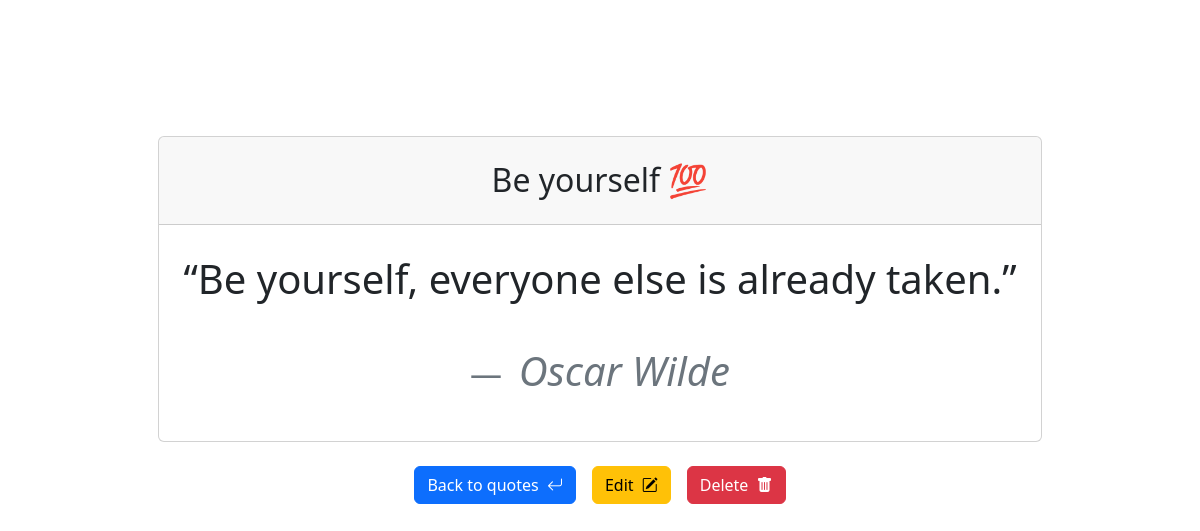
The app's page /quote/8/ (signed in) with its own data.
### quotes/models.py (models this page shows, shortened)
class Quote(models.Model):
    user_profile = models.ForeignKey(UserProfile, on_delete=models.CASCADE)
    title = models.CharField(max_length=100, blank=False, null=False)
    quote_text = models.TextField(max_length=500)
    quote_author = models.CharField(max_length=100)

### quotes/views.py (the view)
# urls.py: path('quote/<int:pk>/', views.QuoteDetailVIew.as_view(), name='quote')
class QuoteDetailVIew(LoginRequiredMixin, DetailView):
    model = Quote
    template_name = 'quote.html'
    context_object_name = 'quote'
    login_url = '/login'

### quotes/templates/quote.html (shortened to what this page needs)
<!DOCTYPE html>
<html lang="en">
<head>
    <link href="https://cdn.jsdelivr.net/npm/bootstrap@5.3.6/dist/css/bootstrap.min.css" rel="stylesheet">
    <link rel="stylesheet" href="https://cdn.jsdelivr.net/npm/bootstrap-icons@1.12.1/font/bootstrap-icons.min.css">
</head>
<body>
    <div class="container d-flex flex-column justify-content-center align-items-center text-center py-4" style="height: 80vh;">
        <div class="card">
            <div class="card-header p-4">
                <h2 class="mb-0">{{ quote.title }}</h2>
            </div>
            <div class="card-body p-4">
                <figure>
                    <blockquote class="blockquote fs-1 mb-5">
                        <q>{{ quote.quote_text }}</q>
                    </blockquote>
                    <figcaption class="blockquote-footer fs-2">
                        <cite class="fs-1">{{ quote.quote_author }}</cite>
                    </figcaption>
                </figure>
            </div>
        </div>
        <div class="d-flex flex-row justify-content-center gap-3 mt-4">
            <a href="{% url 'quotes' %}" class="btn btn-primary">Back to quotes <i class="bi bi-arrow-return-left ms-1"></i></a>
            <a href="{% url 'update' quote.pk %}" class="btn btn-warning">Edit <i class="bi bi-pencil-square ms-1"></i></a>
            <a href="{% url 'delete' quote.pk %}" class="btn btn-danger">Delete <i class="bi bi-trash-fill ms-1"></i></a>
        </div>
    </div>
</body>
</html>

### records on screen
Quote: title "Be yourself 💯", quote_text "Be yourself, everyone else is already taken.", quote_author "Oscar Wilde"
